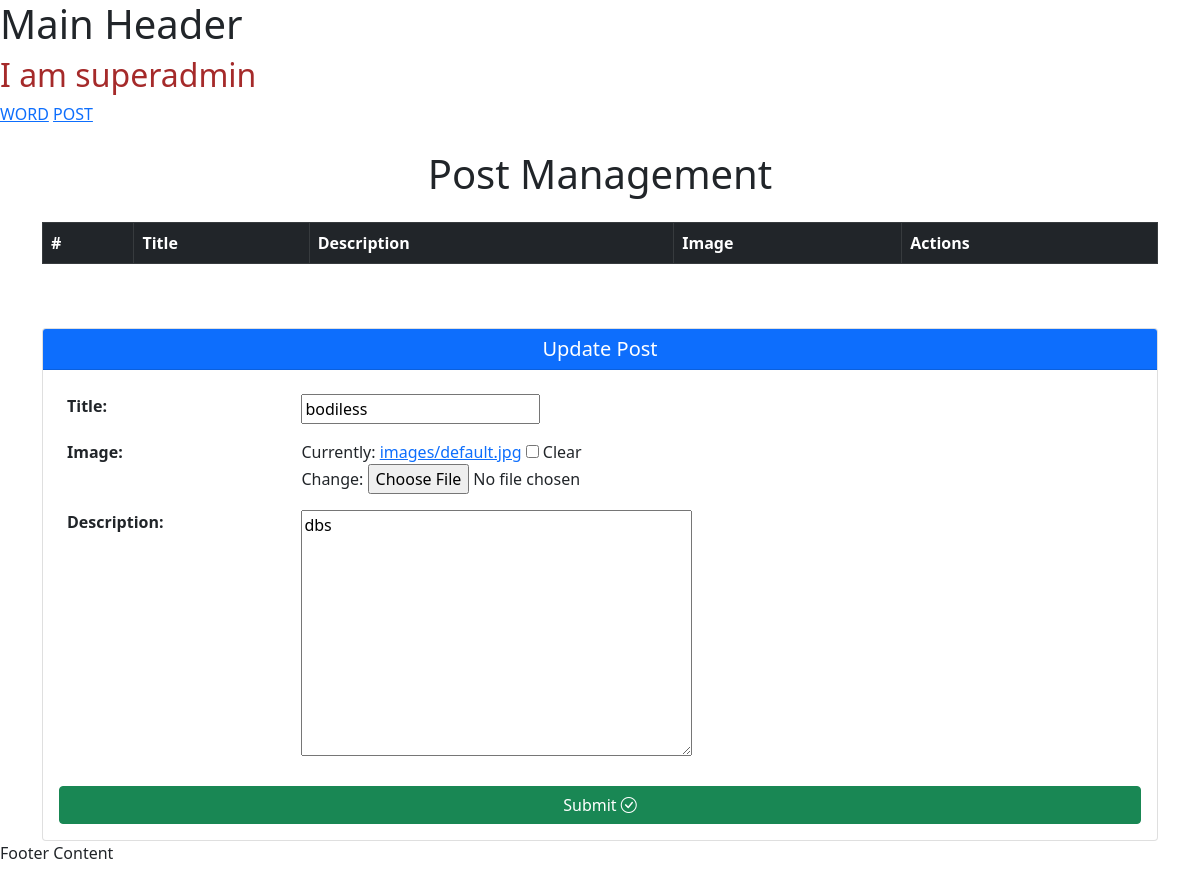
The page /apipost/edit/14/ on the database as committed earlier.
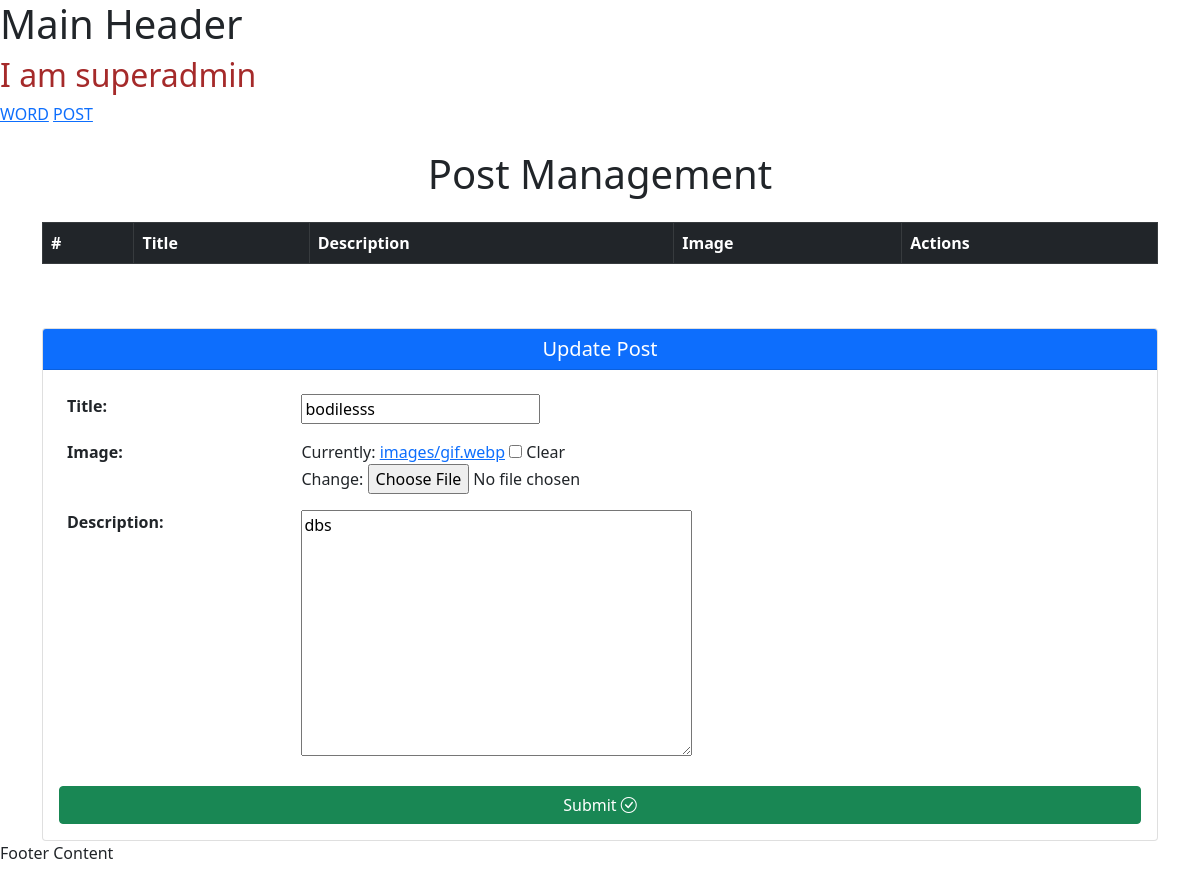
The same page on the database as committed later.
### api/models.py (models this page shows, shortened)
class PostModel(models.Model):
    title = models.CharField(max_length=100, default="", unique=True)
    image = models.ImageField(upload_to="images/", blank=True)  # Set default image path
    description = models.TextField(default="")  # Use TextField for longer descriptions

### api/views.py (the view)
# urls.py: path("apipost/edit/<int:id>/", adminPostUpdateApi, name="updatepost"),
def adminPostUpdateApi(request, id):
    post = get_object_or_404(PostModel, id=id)
    if request.method == "POST":
        pform = PostForm(request.POST, request.FILES, instance=post)
        if pform.is_valid():
            pform.save()
            messages.success(request, "Post updated successfully!")
            return redirect("apipost")
    else:
        pform = PostForm(instance=post)
    return render(request, "admin/post.html", {"postform": pform, "post": post})

### api/forms.py
class PostForm(forms.ModelForm):
    class Meta:
        model = PostModel
        fields = "__all__"

### api/Templates/admin/post.html (shortened to what this page needs)
{% extends "admin/supermain.html" %}
{% load static %}
{% block admin %}
<div class="container mt-4 position-relative">
  <h1 class="text-center mb-4">Post Management</h1>
  <div class="table-responsive">
    <table class="table table-bordered table-striped">
      <thead class="table-dark">
        <tr>
          <th>#</th>
          <th>Title</th>
          <th>Description</th>
          <th>Image</th>
          <th>Actions</th>
        </tr>
      </thead>
    </table>
  </div>
  <div class="card mt-5">
    <div class="card-header bg-primary text-white">
      <h5 class="mb-0 text-center">
        {% if postform.instance.id %}
          Update Post
        {% else %}
          Add New Post
        {% endif %}
      </h5>
    </div>
    <div class="card-body">
      <form
        action="{% if postform.instance.id %}{% url 'updatepost' id=postform.instance.id %}{% else %}{% url 'apipost' %}{% endif %}"
        method="POST"
        enctype="multipart/form-data"
      >
        <table class="table table-borderless">
          {{ postform.as_table }}
        </table>
        <button type="submit" name="post_submit" class="btn btn-success w-100">
          Submit
          <i class="bi bi-check-circle"></i>
        </button>
      </form>
    </div>
  </div>
</div>
{% endblock %}

### api/Templates/admin/supermain.html (shortened to what this page needs)
{% load static %}
<!DOCTYPE html>
<html lang="en">
  <head>
    <link rel="stylesheet" href="https://cdn.jsdelivr.net/npm/bootstrap-icons@1.11.3/font/bootstrap-icons.css">
    <link
      href="https://cdn.jsdelivr.net/npm/bootstrap@5.0.2/dist/css/bootstrap.min.css"
      rel="stylesheet"
    />
  </head>
  <body>
    <header>
      <h1>Main Header</h1>
    </header>
    <main>
      <h2 style="color: brown">I am superadmin</h2>
      <a href="{% url 'apiword' %}">WORD</a>
      <a href="{% url 'apipost' %}">POST</a>
      {% block admin %} {% endblock %}
    </main>
    <footer>
      <p>Footer Content</p>
    </footer>
  </body>
</html>

Rows that differ between the two databases and show on the page:
changed PostModel "dbs": title "bodiless" → "bodilesss"
Other text that changed with them:
text no longer shown: "Title: Image: Currently: images/default.jpg Clear Change: Description:"
text now shown: "Title: Image: Currently: images/gif.webp Clear Change: Description:"
